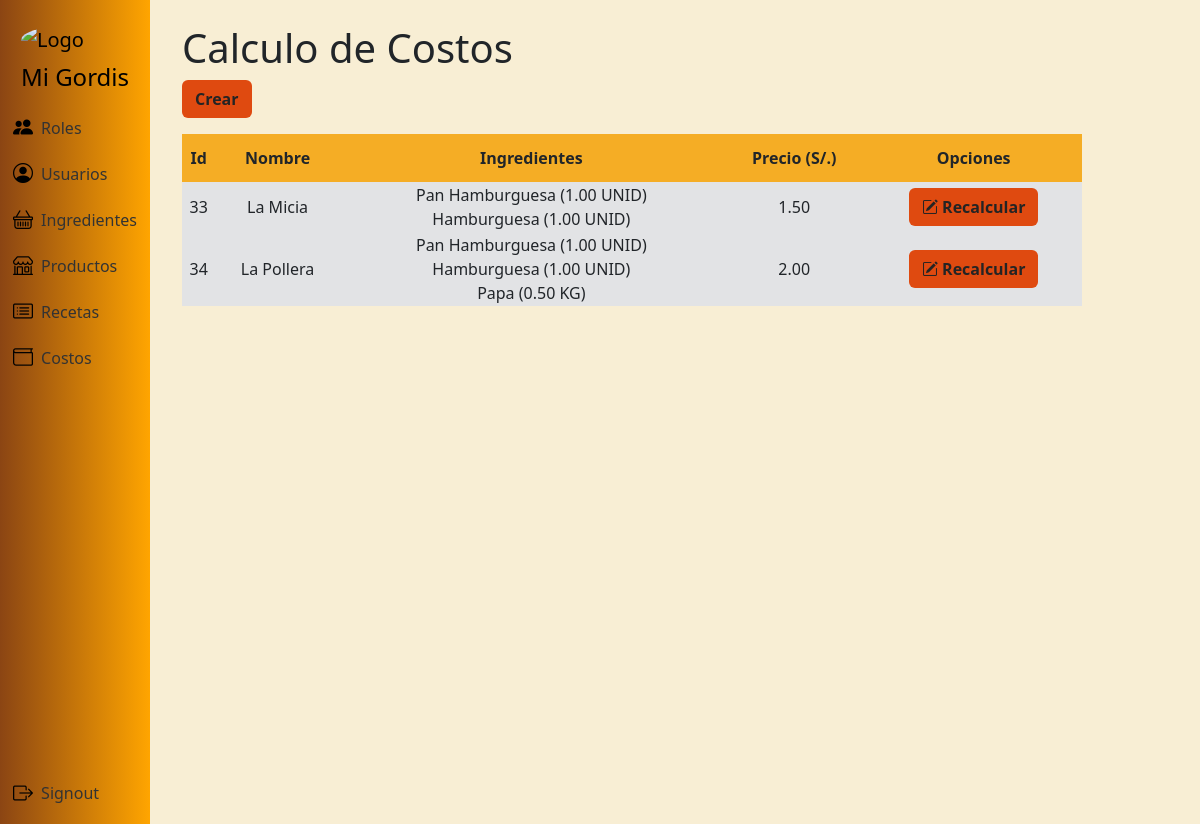
The page /costos/ (signed in) on the database as committed earlier.
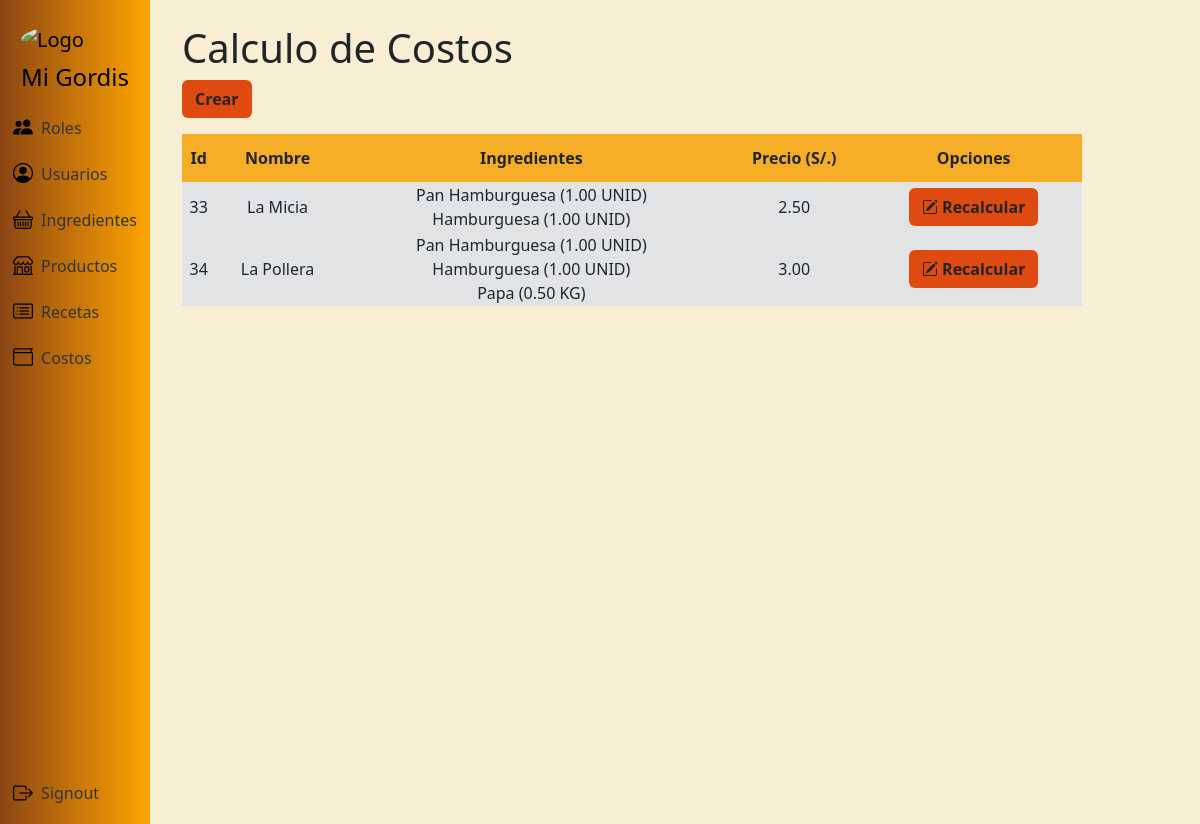
The same page on the database as committed later.
### app/models.py (models this page shows, shortened)
class CostoProducto(models.Model):
    id_costo = models.AutoField(primary_key=True)
    producto = models.ForeignKey(Producto, on_delete=models.CASCADE)
    ingredientes = models.ManyToManyField(Ingrediente, through='CostoProductoIngrediente')
    costo_total = models.DecimalField(max_digits=10, decimal_places=2, blank=True, null=True)

class Producto(models.Model):
    id_producto = models.AutoField(primary_key=True)
    nombre_producto = models.CharField(max_length=100)
    descripcion = models.TextField(blank=True, null=True)
    precio_producto = models.DecimalField(max_digits=10, decimal_places=2, blank=True, null=True)

### app/views.py (the view)
# urls.py: path('costos/', views.costos, name='costos'),
@login_required
@admin_required
def costos(request):
    costos = CostoProducto.objects.all()
    costos_con_ingredientes = []
    for costo in costos:
        ingredientes_info = []
        costo_ingredientes = costo.costoproductoingrediente_set.all()
        for costo_ingrediente in costo_ingredientes:
            ingredientes_info.append({
                'nombre': costo_ingrediente.ingrediente.nombre_ingrediente,
                'cantidad': costo_ingrediente.cantidad,
                'unidad': costo_ingrediente.unidad.nombre
            })
        costos_con_ingredientes.append({
            'costo': costo,
            'ingredientes': ingredientes_info
        })
    contexto = {'costos_con_ingredientes': costos_con_ingredientes}
    return render(request, 'costo/costos.html', contexto)

### app/models.py (called while the page is built)
    @property
    def is_rol_admin(self):
        return self.rol.is_admin if self.rol else False

### app/templates/costo/costos.html
{% extends 'layouts/base.html' %}
{% block content %}
<h1>Calculo de Costos</h1>
<a class="btn btn-color fw-bold mb-3" href="{% url 'costo_crear' %}" role="button">Crear</a>
<table class="tb">
  <thead class="encabezado-tabla fw-bold">
    <tr>
      <td scope="col">Id</td>
      <td scope="col">Nombre</td>
      <td scope="col">Ingredientes</td>
      <td scope="col">Precio (S/.)</td>
      <th colspan="2">Opciones</th>
    </tr>
  </thead>
  <tbody class="bg-secondary-subtle">
    {% for costo in costos_con_ingredientes %}
    <tr>
        <td>{{ costo.costo.id_costo }}</td>
        <td>{{ costo.costo.producto.nombre_producto }}</td>
        <td>
            {% if costo.ingredientes %}
                {% for ingrediente in costo.ingredientes %}
                    {{ ingrediente.nombre }} ({{ ingrediente.cantidad }} {{ ingrediente.unidad }})
                    <br>
                {% endfor %}
            {% else %}
                No hay ingredientes disponibles.
            {% endif %}
        </td>
        <td>{{ costo.costo.costo_total }}</td>
        <td>
            <a class="btn btn-color btn-m fw-bold" href="{% url 'costo_crear' %}?id={{ costo.costo.id_costo }}" role="button">
                <i class="bi bi-pencil-square"></i>
                Recalcular
            </a>
        </td>
    </tr>
    {% endfor %}
  </tbody>
</table>
{% endblock %}

Rows that differ between the two databases and show on the page:
changed CostoProducto "La Micia": costo.costo_total "1.50" → "2.50"
changed CostoProducto "La Pollera": costo.costo_total "2.00" → "3.00"
